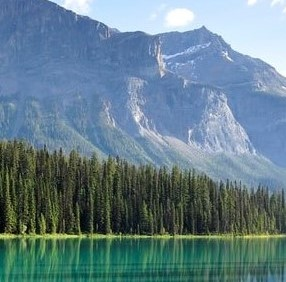
#> input picture Nature/small_nature.jpeg, 286 x 282 px, found by its file name
$ python Improved.py
#> lines starting #> are read from the running program, lines starting #| are printed output that depends on the picture
### Color_Coded.py
import sys
import numpy as np
import copy
from PIL import Image
import math
import random


# return a 3x3 list of the pixels around num
def get3x3(img_as_list, height, width, num):
    if num < width:
        return None
    if num >= len(img_as_list) - width:
        return None
    if num % width == 0:
        return None
    if (num + 1) % width == 0:
        return None

    topleft = img_as_list[num - width - 1]
    top = img_as_list[num - width]
    topright = img_as_list[num - width + 1]
    midleft = img_as_list[num - 1]
    mid = img_as_list[num]
    midright = img_as_list[num + 1]
    bottomleft = img_as_list[num + width - 1]
    bottom = img_as_list[num + width]
    bottomright = img_as_list[num + width + 1]

    new_list = [topleft, top, topright, midleft, mid, midright, bottomleft, bottom, bottomright]
    return new_list


# RGB list to GrayScale list converter (grayscale in 0-1 format not 0-255)
# [6 lines left out: function dulldown, not called in this run]


# Returns a list of k randomly picked elements from a list l
def random_picks(k, l):
    output = []
    already_picked = set()
    i = 0
    while i < k:
        x = random.randint(0, len(l) - 1)
        # If the element in data hasn't already been picked
        if already_picked & {x} == set():
            output.append(l[x])
            already_picked.add(x)
        else:
            i -= 1  # we try again
        i += 1
    return output


# Returns dictionary of (pixel index:cluster center) pairs using Lloyd's k-means clustering algorithm
# INPUTS: k is the number of clusters, data is a list of data RGB tuples
# [250 lines left out: functions get_clusters, color_mapping, play, not called in this run]


# main()

### Improved.py
import sys
import numpy as np
import copy
from PIL import Image
import math
import random
import Color_Coded as cc
import matplotlib.pyplot as plt

### Model Idea: For every 3x3 greyscale patch, multiply
### each pixel val by a weight vector to obtain prediction
### values for each of the  k colors from get_clusters fxn


# Returns dictionary of (pixel index:cluster center) pairs using Lloyd's k-means clustering algorithm
# INPUTS: k is the number of clusters, data is a list of data RGB tuples
def recolor(k, data):
    # Pick random centers from the data list to start
    centers = cc.random_picks(k, data)

    # RSS is the residual sum of squares (total error squared of each point's dist to its cluster center)
    old_RSS, RSS = 0, 0
    centers_changed = True

    while centers_changed:
        # Create dictionary mapping data tuple locations to centers
        dictionary = dict()
        old_RSS = RSS
        RSS = 0

        # RGB distances are weighted evenly (using square norm for dist)
        for i in range(len(data)):
            # The index of the closest center to i
            closest = 0
            # Initialize distance between i and closest center
            dist = float("inf")

            # Iterate through centers
            for c in range(0, k):
                temp = 0
                # Iterate through each R/G/B pixel value
                for val in range(3):
                    temp += (centers[c][val] - data[i][val]) ** 2
                # If distance to center c is shorter
                if temp < dist:
                    dist = temp
                    closest = c

            dictionary.update({i: closest})

        # Now adjust center locations
        # cluster is a list of [count, avg] lists corresponding to the center at its index
        cluster = []
        # Initialize cluster structure
        for i in range(k):
            cluster.append([0, [0, 0, 0]])
        # Sum up which color triplets belong to which cluster
        for i in range(len(data)):
            centers_index = dictionary.get(i)
            cluster[centers_index][0] += 1

            for rgb in range(3):
                cluster[centers_index][1][rgb] += data[i][rgb]

                # Update RSS
                RSS += (centers[centers_index][rgb] - data[i][rgb]) ** 2
        # Average out the [~, avg] part of each pair in cluster
        for i in range(k):
            for rgb in range(3):
                if cluster[i][0] != 0:
                    cluster[i][1][rgb] = int(cluster[i][1][rgb] / cluster[i][0])

        # Updates centers
        centers_changed = False
        for i in range(k):
            if centers[i] != cluster[i][1]:
                centers[i] = cluster[i][1]
                centers_changed = True

        # Early termination condition (close enough to solution according to prev testing)
        if abs(old_RSS - RSS) < (old_RSS * 0.0001):
            centers_changed = False

    # Replace centers indicies in dictionary with finalized colors
    # rep_colors is copy of data except w/ RGB vals replaced w/ corresponding cluster colors
    centers = np.array(centers)
    rep_colors = np.array(data)
    for key in dictionary:
        new_val = np.array(centers[dictionary.get(key)])
        rep_colors[key] = new_val

    return rep_colors, RSS, centers


def initialize_weights(k):
    weights = np.empty((9, k))
    for i in range(9):
        for j in range(k):
            weights[i][j] = random.uniform(-1, 1)

    return weights


# Loss calculator
def loss(softmaxed_arr, index):
    return -1 * math.log10(softmaxed_arr[index])


# Loss gradient calculator
def softmax_loss_grad(softmaxed_arr, val_arr):
    grad = softmaxed_arr - val_arr
    return grad


# Returns softmaxed array (adjusted implementation to prevent overflow)
def softmax(x):
    e_x = np.exp(x - np.max(x))
    return e_x / e_x.sum()


def improvedModel(weights, patch):
    raw_preds = np.matmul(patch, weights)
    softmaxed_arr = softmax(raw_preds)
    return softmaxed_arr


def update_weights(lr, weights, patch, soft_gradient):
    for i in range(len(weights[0])):
        weights[:,i] = weights[:,i] - (lr * soft_gradient[i] * patch)
    return weights


# Trainer
def train(weights, train_ds, val_ds, patch_ds, height, width, centers):
    # Initialize learning rate (lr)
    lr = 1e5

    # Call model and update_weights here
    for i in range(len(patch_ds)):
        train_patch = patch_ds[i]

        # Get predictions through model
        predictions = improvedModel(weights, train_patch)

        # val_ds[i] is corresponding RGB array, make one hot encoded arr (validation array)
        one_hot_encoded_arr = np.zeros(weights.shape[1])
        one_index = 0
        for j in range(len(centers)):
            if np.array_equal(centers[j], val_ds[i]):
                one_index = j
                break
        one_hot_encoded_arr[one_index] = 1

        # Forced learning rate decay
        if i == int(len(train_ds)/4):
            lr = 1e4
        elif i == int(len(train_ds)/2):
            lr = 1e3

        # Update weights
        # loss_val = loss(predictions, one_index)
        # print(f'i: {i}, loss_val: {loss_val}') #! For plotting
        soft_gradient = softmax_loss_grad(predictions, one_hot_encoded_arr)
        weights = update_weights(lr, weights, train_patch, soft_gradient)

    return weights


def start():
    # Relative path
    original = Image.open("C:Nature\\small_nature.jpeg")
#> original is the input picture: PIL image 286x282 RGB; mean R, G, B 100.6, 127.6, 138.9
    # original = Image.open("C:Images\\EvenSmaller.png")
    k = 10  # Adjusted number of clusters

    img = original.convert("L")  # grayscale copy
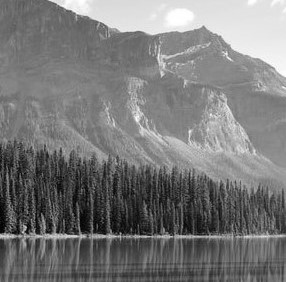
#> img: PIL image 286x282 L; min 0, max 255, mean 120.8
    width, height = img.size
#> width = 286; height = 282

    # Create left (training) and right (testing) image halves
    training = original.crop((1, 1, (width / 2) + 1, height + 1))
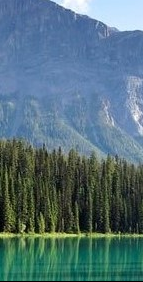
#> training: PIL image 143x282 RGB; mean R, G, B 83.6, 112.5, 121.8
    testing = img.crop(((width / 2), 1, width, height + 1))  #!plus 1 to get them to equal size
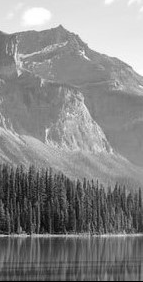
#> testing: PIL image 143x282 L; min 0, max 255, mean 135.4
    training_grayscale = img.crop((1, 1, (width / 2) + 1, height + 1))
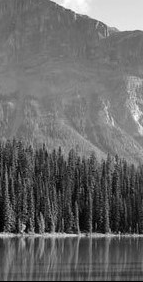
#> training_grayscale: PIL image 143x282 L; min 0, max 254, mean 104.9
    testing.show()
    original.close()

    # need sizes of all halves
    half_width, half_height = training.size
#> half_width = 143; half_height = 282

    # Convert to numpy array
    testing_as_list = np.array(list(testing.getdata()))
    training_as_list = list(training.getdata()) #! Do not convert to np array
#> training_as_list = 40326 items
    training_grayscale_as_list = np.array(list(training_grayscale.getdata()))

    # Run get clusters, get np array of RGB vals that replace the original RGBs in training_as_list
    training_recolored, _, centers = recolor(k, training_as_list)
#> the loop in random_picks, `while i < k:` made 10 passes
#> x on passes 1 to 10: 25247, 27562, 2653, 16968, 33506, 31845, 26537, 19877, 31234, 23465
#> after the loop in random_picks, `while i < k:`: already_picked = 10 items; i = 10; output = [(30, 31, 26), (71, 85, 59), (77, 105, 145), (94, 126, 164), (178, 193, 108), (26, 31, 35), (56, 61, 55), (110, 126, 126), (42, 43, 27), (102, 106, 83)]
#> in recolor, `centers = cc.random_picks(k, data)`: centers has the same summary as output in random_picks
#> after the loop in recolor, `while centers_changed:`: centers = [[12, 18, 10], [32, 108, 86], [85, 118, 159], [112, 140, 173], [202, 226, 248], [33, 41, 26], [78, 88, 63], [151, 170, 117], [51, 63, 44], [93, 126, 95]]
#> the loop in recolor, `for key in dictionary:` made 40326 passes

    # [20 lines of commented-out code are left out]
    combined_obj = np.zeros((training_grayscale_as_list.size, 5, 9))
    combined_obj[:, :3, 0] = training_recolored
    combined_obj[:, 3, 0] = training_grayscale_as_list

    # Add greyscale patches to combined_obj
    for i in range(len(training_grayscale_as_list)):
        combined_obj[i, 4, :] = np.array(cc.get3x3(training_grayscale_as_list, half_height, half_width, i))

    # Clear out all edges (no corresponding 3x3 patch)
    i = 0
    stop_index = len(training_grayscale_as_list)
#> stop_index = 40326
    while i < stop_index:
        if math.isnan(combined_obj[i, 4, 0]):
            combined_obj = np.delete(combined_obj, i, 0)
            i -= 1
            stop_index -= 1
        i += 1
#> this loop made 40326 passes
#> (i, stop_index) on passes 1 to 12: (0, 40325), (0, 40324), (0, 40323), (0, 40322), (0, 40321), (0, 40320), (0, 40319), (0, 40318), (0, 40317), (0, 40316), (0, 40315), (0, 40314)
#> after the loop, i = 39480; stop_index = 39480

    # Rescale vals from [0, 255] to [0, 1], shuffle combined_ds, then split
    combined_obj = combined_obj / 255
    centers = centers / 255
#> centers = [[0.0471, 0.0706, 0.0392], [0.125, 0.424, 0.337], [0.333, 0.463, 0.624], [0.439, 0.549, 0.678], [0.792, 0.886, 0.973], [0.129, 0.161, 0.102], [0.306, 0.345, 0.247], [0.592, 0.667, 0.459], [0.2, 0.247, 0.173], [0.365, 0.494, 0.373]]

    np.random.shuffle(combined_obj)
    train_ds = combined_obj[:, 3, 0]
    val_ds = combined_obj[:, :3, 0]
    patch_ds = combined_obj[:, 4, :]

    # Initalize weights
    weights = initialize_weights(k)
    weights = train(weights, train_ds, val_ds, patch_ds, half_width, half_height, centers)
#> the loop in train, `for i in range(len(patch_ds)):` made 39480 passes
#> predictions on passes 2 to 4: [0, 0, 1, 0, 0, 0, 0, 0, 0, 0], [0, 0, 0, 0, 0, 0, 1, 0, 0, 0], [0, 0, 1, 0, 0, 0, 0, 0, 0, 0]

    # Apply to test image
    test_rgb = np.zeros((testing_as_list.size,3))
    for i in range(len(testing_as_list)):
        temp_patch = np.array(cc.get3x3(testing_as_list, half_height, half_width, i))
        if temp_patch.size == 1:
            continue
        temp_patch = temp_patch / 255

        temp_pred = improvedModel(weights, temp_patch)
        new_color = centers[np.argmax(temp_pred)]
        test_rgb[i] = new_color

    # Rescale new RGB image back up to [0, 255] and display
    test_rgb = test_rgb * 255
    test_rgb = np.reshape(test_rgb, (half_height, half_width, 3))
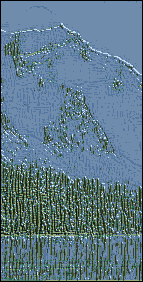
#> test_rgb: shape (282, 143, 3) float64; mean of channels 0, 1, 2 94, 121.2, 137.3; drawn as R, G, B

    new_img = Image.fromarray(np.uint8(test_rgb), mode='RGB')
    new_img.show()

    return


start()
